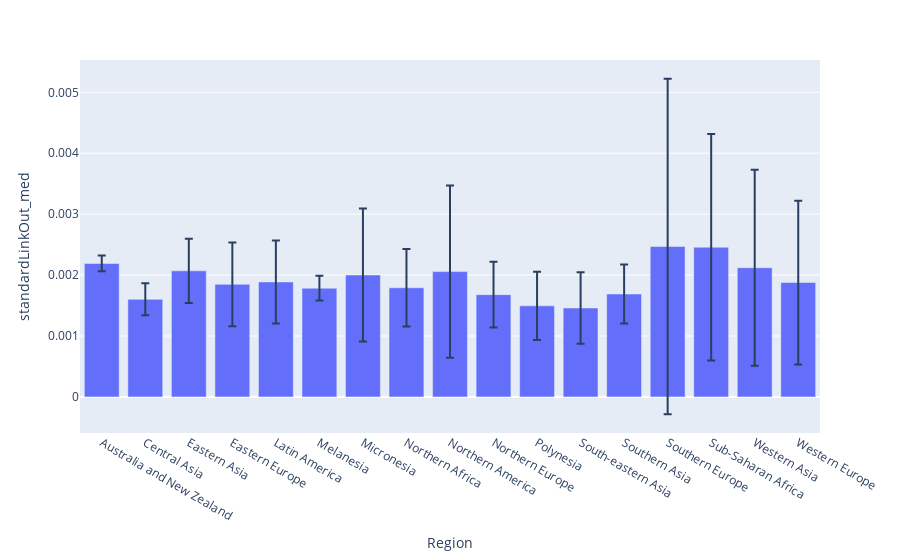

The notebook cell this image was saved under:
### Code cell
px.bar(standardised_hyperlinks, x='Region', y='standardLinkOut_med', error_y='standardLinkOut_std')

### Figure 1 — Plotly figure (JSON) as saved in the notebook; plotly's stock layout.template omitted (floating-point values rounded to 4 significant figures)
{"data": [{"alignmentgroup": "True", "error_y": {"array": [0.0001296, 0.0002625, 0.0005287, 0.0006872, 0.0006817, 0.0002034, 0.001091, 0.0006374, 0.001415, 0.0005401, 0.0005599, 0.000587, 0.0004839, 0.002755, 0.001859, 0.001607, 0.001344]}, "hovertemplate": "Region=%{x}<br>standardLinkOut_med=%{y}<extra></extra>", "legendgroup": "", "marker": {"color": "#636efa", "pattern": {"shape": ""}}, "name": "", "offsetgroup": "", "orientation": "v", "showlegend": false, "textposition": "auto", "type": "bar", "x": ["Australia and New Zealand", "Central Asia", "Eastern Asia", "Eastern Europe", "Latin America", "Melanesia", "Micronesia", "Northern Africa", "Northern America", "Northern Europe", "Polynesia", "South-eastern Asia", "Southern Asia", "Southern Europe", "Sub-Saharan Africa", "Western Asia", "Western Europe"], "xaxis": "x", "y": [0.00219, 0.001602, 0.002069, 0.001847, 0.001887, 0.001784, 0.002, 0.001791, 0.002057, 0.001679, 0.001495, 0.00146, 0.001689, 0.002469, 0.002458, 0.00212, 0.001878], "yaxis": "y"}], "layout": {"barmode": "relative", "legend": {"tracegroupgap": 0}, "margin": {"t": 60}, "xaxis": {"anchor": "y", "domain": [0, 1], "title": {"text": "Region"}}, "yaxis": {"anchor": "x", "domain": [0, 1], "title": {"text": "standardLinkOut_med"}}}}
